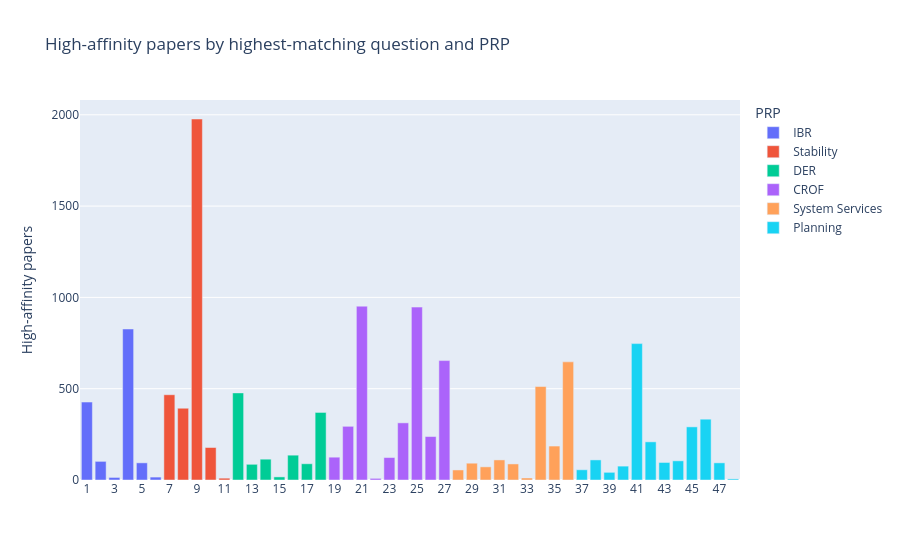
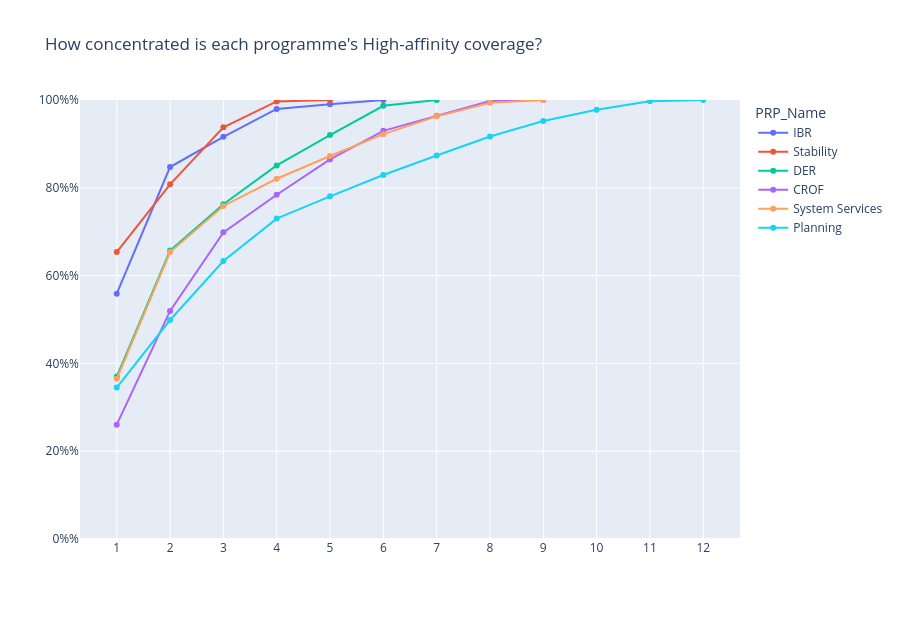

Notebook code for these charts, in order:
### Code cell
question_counts = (
    assignments_df[
        assignments_df["Affinity_Level"].isin(THRESHOLDS["Moderate-or-better"])
    ]
    .groupby(["Highest_Question_ID", "PRP_Name"], observed=True)
    .size()
    .rename("High_Papers")
    .reset_index()
)

question_profile = (
    question_counts
    .sort_values(["PRP_Name", "High_Papers", "Highest_Question_ID"], ascending=[True, False, True])
    .assign(
        High_Share=lambda frame: frame["High_Papers"] / frame.groupby("PRP_Name")["High_Papers"].transform("sum"),
        Question_Rank=lambda frame: frame.groupby("PRP_Name").cumcount() + 1,
    )
)
question_profile["Cumulative_High_Share"] = question_profile.groupby("PRP_Name")["High_Share"].cumsum()

question_concentration = (
    question_profile.groupby("PRP_Name", observed=True)
    .agg(
        High_Papers=("High_Papers", "sum"),
        Questions_With_High=("Highest_Question_ID", "size"),
        Top_Question=("Highest_Question_ID", "first"),
        Top_Question_Share=("High_Share", "first"),
        HHI=("High_Share", lambda values: values.pow(2).sum()),
    )
    .assign(Effective_Questions=lambda frame: 1 / frame["HHI"])
    .reindex(PROGRAMME_ORDER)
    .reset_index()
)

question_fig = px.bar(
    question_counts,
    x="Highest_Question_ID",
    y="High_Papers",
    color="PRP_Name",
    # barmode="group",
    category_orders={"PRP_Name": PROGRAMME_ORDER},
    labels={
        "Highest_Question_ID": "Highest-question ID",
        "High_Papers": "High-affinity papers",
        "PRP_Name": "PRP",
    },
    title="High-affinity papers by highest-matching question and PRP",
)
question_fig.update_xaxes(type="category", title=None)
question_fig.show()

concentration_fig = px.line(
    question_profile,
    x="Question_Rank",
    y="Cumulative_High_Share",
    color = "PRP_Name",
    # facet_col="PRP_Name",
    # facet_col_wrap=2,
    category_orders={"PRP_Name": PROGRAMME_ORDER},
    # color_discrete_sequence=[ACCENT],
    markers=True,
    labels={
        "Question_Rank": "Question rank by High-paper count",
        "Cumulative_High_Share": "Cumulative share of programme High papers",
    },
    title="How concentrated is each programme's High-affinity coverage?",
)
concentration_fig.update_yaxes(ticksuffix="%", tickformat=".0%", range=[0, 1], title=None)
concentration_fig.update_xaxes(dtick=1, title=None)
concentration_fig.update_layout(showlegend=True, height=FIGURE_DIM[1] * 2)
for annotation in concentration_fig.layout.annotations:
    annotation.text = annotation.text.split("=", 1)[-1]
concentration_fig.show()

question_concentration.round({"Top_Question_Share": 3, "HHI": 3, "Effective_Questions": 1})

### Figure 1 — Plotly figure (JSON) as saved in the notebook; plotly's stock layout.template omitted (floating-point values rounded to 4 significant figures)
{"data": [{"hovertemplate": "PRP=IBR<br>Highest-question ID=%{x}<br>High-affinity papers=%{y}<extra></extra>", "legendgroup": "IBR", "marker": {"color": "#636efa", "pattern": {"shape": ""}}, "name": "IBR", "orientation": "v", "showlegend": true, "textposition": "auto", "type": "bar", "x": [1, 2, 3, 4, 5, 6], "xaxis": "x", "y": [427, 102, 14, 827, 94, 16], "yaxis": "y"}, {"hovertemplate": "PRP=Stability<br>Highest-question ID=%{x}<br>High-affinity papers=%{y}<extra></extra>", "legendgroup": "Stability", "marker": {"color": "#EF553B", "pattern": {"shape": ""}}, "name": "Stability", "orientation": "v", "showlegend": true, "textposition": "auto", "type": "bar", "x": [7, 8, 9, 10, 11], "xaxis": "x", "y": [467, 393, 1977, 178, 10], "yaxis": "y"}, {"hovertemplate": "PRP=DER<br>Highest-question ID=%{x}<br>High-affinity papers=%{y}<extra></extra>", "legendgroup": "DER", "marker": {"color": "#00cc96", "pattern": {"shape": ""}}, "name": "DER", "orientation": "v", "showlegend": true, "textposition": "auto", "type": "bar", "x": [12, 13, 14, 15, 16, 17, 18], "xaxis": "x", "y": [477, 86, 114, 17, 136, 89, 370], "yaxis": "y"}, {"hovertemplate": "PRP=CROF<br>Highest-question ID=%{x}<br>High-affinity papers=%{y}<extra></extra>", "legendgroup": "CROF", "marker": {"color": "#ab63fa", "pattern": {"shape": ""}}, "name": "CROF", "orientation": "v", "showlegend": true, "textposition": "auto", "type": "bar", "x": [19, 20, 21, 22, 23, 24, 25, 26, 27], "xaxis": "x", "y": [125, 294, 952, 9, 123, 313, 947, 238, 654], "yaxis": "y"}, {"hovertemplate": "PRP=System Services<br>Highest-question ID=%{x}<br>High-affinity papers=%{y}<extra></extra>", "legendgroup": "System Services", "marker": {"color": "#FFA15A", "pattern": {"shape": ""}}, "name": "System Services", "orientation": "v", "showlegend": true, "textposition": "auto", "type": "bar", "x": [28, 29, 30, 31, 32, 33, 34, 35, 36], "xaxis": "x", "y": [55, 92, 72, 110, 88, 11, 512, 186, 647], "yaxis": "y"}, {"hovertemplate": "PRP=Planning<br>Highest-question ID=%{x}<br>High-affinity papers=%{y}<extra></extra>", "legendgroup": "Planning", "marker": {"color": "#19d3f3", "pattern": {"shape": ""}}, "name": "Planning", "orientation": "v", "showlegend": true, "textposition": "auto", "type": "bar", "x": [37, 38, 39, 40, 41, 42, 43, 44, 45, 46, 47, 48], "xaxis": "x", "y": [56, 110, 42, 76, 747, 209, 96, 105, 291, 333, 94, 6], "yaxis": "y"}], "layout": {"barmode": "relative", "legend": {"title": {"text": "PRP"}, "tracegroupgap": 0}, "title": {"text": "High-affinity papers by highest-matching question and PRP"}, "xaxis": {"anchor": "y", "domain": [0, 1], "title": {}, "type": "category"}, "yaxis": {"anchor": "x", "domain": [0, 1], "title": {"text": "High-affinity papers"}}}}

### Figure 2 — Plotly figure (JSON) as saved in the notebook; plotly's stock layout.template omitted (floating-point values rounded to 4 significant figures)
{"data": [{"hovertemplate": "PRP_Name=IBR<br>Question rank by High-paper count=%{x}<br>Cumulative share of programme High papers=%{y}<extra></extra>", "legendgroup": "IBR", "line": {"color": "#636efa", "dash": "solid"}, "marker": {"symbol": "circle"}, "mode": "lines+markers", "name": "IBR", "orientation": "v", "showlegend": true, "type": "scatter", "x": [1, 2, 3, 4, 5, 6], "xaxis": "x", "y": [0.5588, 0.8473, 0.9162, 0.9797, 0.9905, 1.0], "yaxis": "y"}, {"hovertemplate": "PRP_Name=Stability<br>Question rank by High-paper count=%{x}<br>Cumulative share of programme High papers=%{y}<extra></extra>", "legendgroup": "Stability", "line": {"color": "#EF553B", "dash": "solid"}, "marker": {"symbol": "circle"}, "mode": "lines+markers", "name": "Stability", "orientation": "v", "showlegend": true, "type": "scatter", "x": [1, 2, 3, 4, 5], "xaxis": "x", "y": [0.6536, 0.8079, 0.9379, 0.9967, 1.0], "yaxis": "y"}, {"hovertemplate": "PRP_Name=DER<br>Question rank by High-paper count=%{x}<br>Cumulative share of programme High papers=%{y}<extra></extra>", "legendgroup": "DER", "line": {"color": "#00cc96", "dash": "solid"}, "marker": {"symbol": "circle"}, "mode": "lines+markers", "name": "DER", "orientation": "v", "showlegend": true, "type": "scatter", "x": [1, 2, 3, 4, 5, 6, 7], "xaxis": "x", "y": [0.3701, 0.6571, 0.7626, 0.851, 0.9201, 0.9868, 1.0], "yaxis": "y"}, {"hovertemplate": "PRP_Name=CROF<br>Question rank by High-paper count=%{x}<br>Cumulative share of programme High papers=%{y}<extra></extra>", "legendgroup": "CROF", "line": {"color": "#ab63fa", "dash": "solid"}, "marker": {"symbol": "circle"}, "mode": "lines+markers", "name": "CROF", "orientation": "v", "showlegend": true, "type": "scatter", "x": [1, 2, 3, 4, 5, 6, 7, 8, 9], "xaxis": "x", "y": [0.2605, 0.5196, 0.6985, 0.7841, 0.8646, 0.9297, 0.9639, 0.9975, 1.0], "yaxis": "y"}, {"hovertemplate": "PRP_Name=System Services<br>Question rank by High-paper count=%{x}<br>Cumulative share of programme High papers=%{y}<extra></extra>", "legendgroup": "System Services", "line": {"color": "#FFA15A", "dash": "solid"}, "marker": {"symbol": "circle"}, "mode": "lines+markers", "name": "System Services", "orientation": "v", "showlegend": true, "type": "scatter", "x": [1, 2, 3, 4, 5, 6, 7, 8, 9], "xaxis": "x", "y": [0.3649, 0.6537, 0.7586, 0.8206, 0.8725, 0.9222, 0.9628, 0.9938, 1.0], "yaxis": "y"}, {"hovertemplate": "PRP_Name=Planning<br>Question rank by High-paper count=%{x}<br>Cumulative share of programme High papers=%{y}<extra></extra>", "legendgroup": "Planning", "line": {"color": "#19d3f3", "dash": "solid"}, "marker": {"symbol": "circle"}, "mode": "lines+markers", "name": "Planning", "orientation": "v", "showlegend": true, "type": "scatter", "x": [1, 2, 3, 4, 5, 6, 7, 8, 9, 10, 11, 12], "xaxis": "x", "y": [0.345, 0.4988, 0.6333, 0.7298, 0.7806, 0.8291, 0.8734, 0.9169, 0.952, 0.9778, 0.9972, 1.0], "yaxis": "y"}], "layout": {"height": 619.2, "legend": {"title": {"text": "PRP_Name"}, "tracegroupgap": 0}, "showlegend": true, "title": {"text": "How concentrated is each programme's High-affinity coverage?"}, "xaxis": {"anchor": "y", "domain": [0, 1], "dtick": 1, "title": {}}, "yaxis": {"anchor": "x", "domain": [0, 1], "range": [0, 1], "tickformat": ".0%", "ticksuffix": "%", "title": {}}}}
